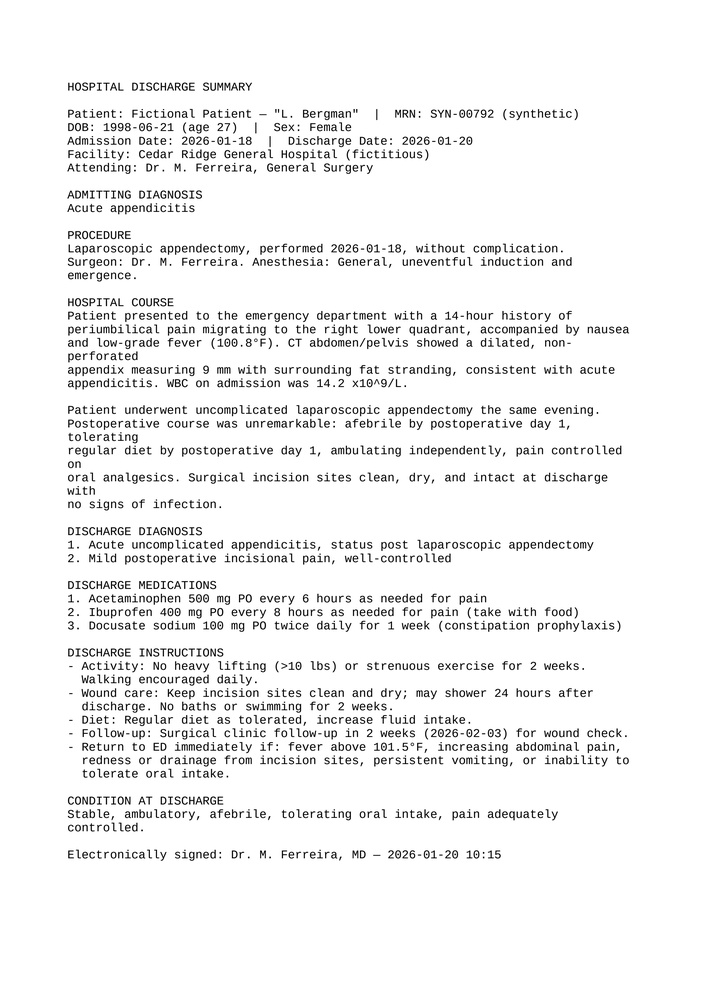
#> input picture samples/med/discharge_summary_appendectomy.jpg, 706 x 999 px, shrunk from 2481 x 3508 before the run
$ python -i image_loader.py   (imports and definitions only)
#> lines starting #> are read from the running program, lines starting #| are printed output that depends on the picture; after the words box and inside, x2 and y2 are one past the last pixel; in counts of white or black regions, pixels touching at a corner belong together
"""Image preprocessing and OCR.

Greyscale conversion, denoising and adaptive thresholding materially improve
pytesseract's output on screenshots and scans compared with feeding the raw
image straight in.
"""
from __future__ import annotations

from pathlib import Path


def preprocess(path: Path):
    import cv2

    image = cv2.imread(str(path))
#> image is the input picture: shape (999, 706, 3); min 0, max 255, mean 242.5
    if image is None:
        raise ValueError(f"could not decode image: {path}")
    grey = cv2.cvtColor(image, cv2.COLOR_BGR2GRAY)
    grey = cv2.fastNlMeansDenoising(grey, h=10)
    return cv2.adaptiveThreshold(
        grey, 255, cv2.ADAPTIVE_THRESH_GAUSSIAN_C, cv2.THRESH_BINARY, 31, 11
    )
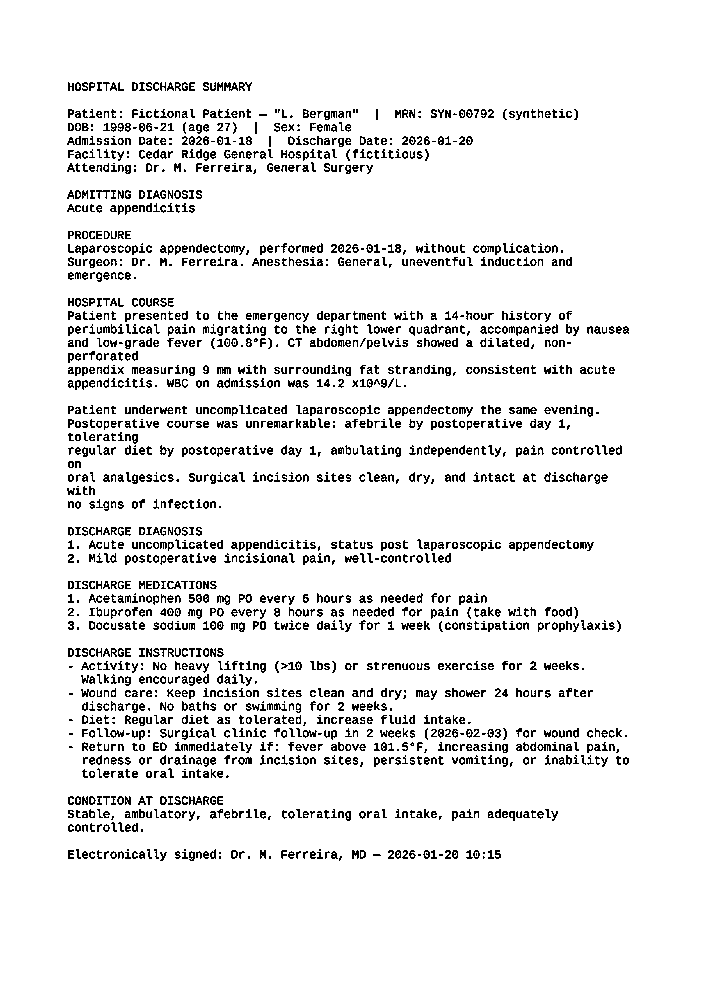
#> returned value: shape (999, 706); 92.4% white; black in thin lines or dots, all inside (x1, y1, x2, y2) = (67, 82, 629, 861)


def ocr_image(path: Path) -> str:
    """Best-effort OCR. Returns an empty string if the image carries no text."""
    try:
        import pytesseract

        processed = preprocess(path)
        return (pytesseract.image_to_string(processed) or "").strip()
    except Exception:
        return ""

>>> result = preprocess('../../../samples/med/discharge_summary_appendectomy.jpg')
